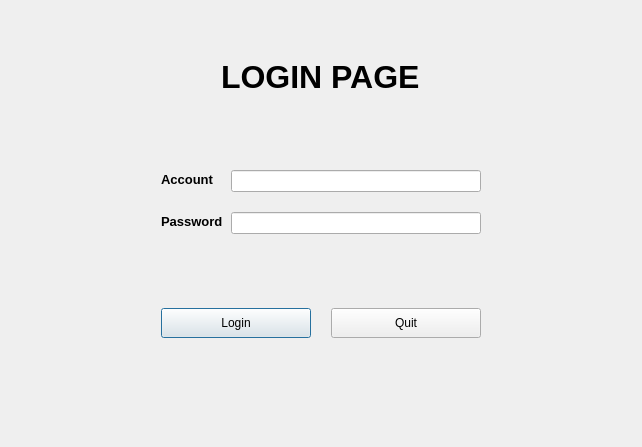
<?xml version="1.0" encoding="UTF-8"?>
<ui version="4.0">
 <class>LogWidget</class>
 <widget class="QWidget" name="LogWidget">
  <property name="geometry">
   <rect>
    <x>0</x>
    <y>0</y>
    <width>642</width>
    <height>447</height>
   </rect>
  </property>
  <property name="windowTitle">
   <string>Login Page</string>
  </property>
  <layout class="QVBoxLayout" name="verticalLayout">
   <property name="topMargin">
    <number>50</number>
   </property>
   <property name="bottomMargin">
    <number>100</number>
   </property>
   <item>
    <widget class="QWidget" name="mainlabel" native="true">
     <layout class="QHBoxLayout" name="horizontalLayout_2">
      <item>
       <spacer name="horizontalSpacer_3">
        <property name="orientation">
         <enum>Qt::Horizontal</enum>
        </property>
        <property name="sizeHint" stdset="0">
         <size>
          <width>209</width>
          <height>20</height>
         </size>
        </property>
       </spacer>
      </item>
      <item>
       <widget class="QLabel" name="label_3">
        <property name="maximumSize">
         <size>
          <width>1000</width>
          <height>1000</height>
         </size>
        </property>
        <property name="text">
         <string>&lt;html&gt;&lt;head/&gt;&lt;body&gt;&lt;p&gt;&lt;span style=&quot; font-size:24pt; font-weight:600;&quot;&gt;LOGIN PAGE&lt;/span&gt;&lt;/p&gt;&lt;/body&gt;&lt;/html&gt;</string>
        </property>
       </widget>
      </item>
      <item>
       <spacer name="horizontalSpacer_4">
        <property name="orientation">
         <enum>Qt::Horizontal</enum>
        </property>
        <property name="sizeHint" stdset="0">
         <size>
          <width>209</width>
          <height>20</height>
         </size>
        </property>
       </spacer>
      </item>
     </layout>
    </widget>
   </item>
   <item>
    <spacer name="verticalSpacer_2">
     <property name="orientation">
      <enum>Qt::Vertical</enum>
     </property>
     <property name="sizeHint" stdset="0">
      <size>
       <width>20</width>
       <height>52</height>
      </size>
     </property>
    </spacer>
   </item>
   <item>
    <widget class="QWidget" name="logwidget" native="true">
     <property name="autoFillBackground">
      <bool>false</bool>
     </property>
     <layout class="QFormLayout" name="formLayout">
      <property name="horizontalSpacing">
       <number>8</number>
      </property>
      <property name="verticalSpacing">
       <number>20</number>
      </property>
      <property name="leftMargin">
       <number>150</number>
      </property>
      <property name="topMargin">
       <number>0</number>
      </property>
      <property name="rightMargin">
       <number>150</number>
      </property>
      <property name="bottomMargin">
       <number>0</number>
      </property>
      <item row="0" column="0">
       <widget class="QLabel" name="label">
        <property name="maximumSize">
         <size>
          <width>80</width>
          <height>20</height>
         </size>
        </property>
        <property name="text">
         <string>&lt;html&gt;&lt;head/&gt;&lt;body&gt;&lt;p&gt;&lt;span style=&quot; font-size:10pt; font-weight:600;&quot;&gt;Account&lt;/span&gt;&lt;/p&gt;&lt;/body&gt;&lt;/html&gt;</string>
        </property>
       </widget>
      </item>
      <item row="0" column="1">
       <widget class="QLineEdit" name="log_acc_edit"/>
      </item>
      <item row="1" column="0">
       <widget class="QLabel" name="label_2">
        <property name="minimumSize">
         <size>
          <width>0</width>
          <height>0</height>
         </size>
        </property>
        <property name="maximumSize">
         <size>
          <width>80</width>
          <height>20</height>
         </size>
        </property>
        <property name="text">
         <string>&lt;html&gt;&lt;head/&gt;&lt;body&gt;&lt;p&gt;&lt;span style=&quot; font-size:10pt; font-weight:600;&quot;&gt;Password&lt;/span&gt;&lt;/p&gt;&lt;/body&gt;&lt;/html&gt;</string>
        </property>
        <property name="scaledContents">
         <bool>true</bool>
        </property>
        <property name="wordWrap">
         <bool>false</bool>
        </property>
       </widget>
      </item>
      <item row="1" column="1">
       <widget class="QLineEdit" name="key_edit"/>
      </item>
     </layout>
    </widget>
   </item>
   <item>
    <spacer name="verticalSpacer">
     <property name="orientation">
      <enum>Qt::Vertical</enum>
     </property>
     <property name="sizeHint" stdset="0">
      <size>
       <width>20</width>
       <height>50</height>
      </size>
     </property>
    </spacer>
   </item>
   <item>
    <widget class="QWidget" name="buttonwidget" native="true">
     <layout class="QHBoxLayout" name="horizontalLayout">
      <property name="spacing">
       <number>20</number>
      </property>
      <item>
       <spacer name="horizontalSpacer">
        <property name="orientation">
         <enum>Qt::Horizontal</enum>
        </property>
        <property name="sizeHint" stdset="0">
         <size>
          <width>120</width>
          <height>20</height>
         </size>
        </property>
       </spacer>
      </item>
      <item>
       <widget class="QPushButton" name="login">
        <property name="minimumSize">
         <size>
          <width>150</width>
          <height>30</height>
         </size>
        </property>
        <property name="text">
         <string>Login</string>
        </property>
        <property name="autoDefault">
         <bool>false</bool>
        </property>
        <property name="default">
         <bool>true</bool>
        </property>
        <property name="flat">
         <bool>false</bool>
        </property>
       </widget>
      </item>
      <item>
       <widget class="QPushButton" name="quit">
        <property name="minimumSize">
         <size>
          <width>150</width>
          <height>30</height>
         </size>
        </property>
        <property name="text">
         <string>Quit</string>
        </property>
       </widget>
      </item>
      <item>
       <spacer name="horizontalSpacer_2">
        <property name="orientation">
         <enum>Qt::Horizontal</enum>
        </property>
        <property name="sizeHint" stdset="0">
         <size>
          <width>120</width>
          <height>20</height>
         </size>
        </property>
       </spacer>
      </item>
     </layout>
    </widget>
   </item>
  </layout>
 </widget>
 <resources/>
 <connections/>
</ui>
